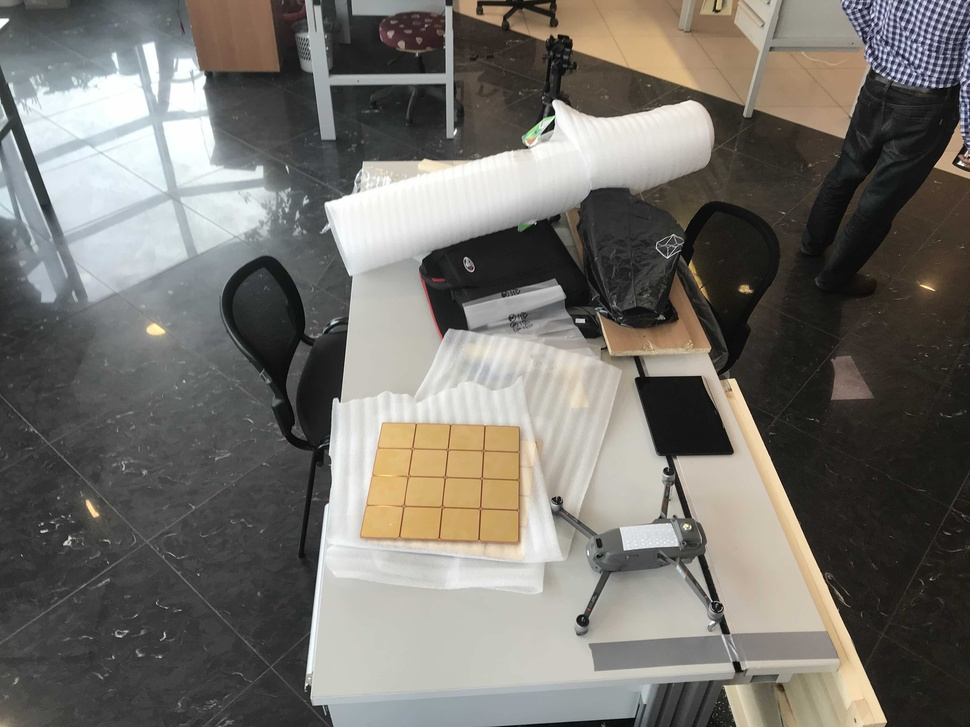
#> input picture video_streaming/images/im1.jpg, 970 x 727 px, shrunk from 2560 x 1920 before the run
$ python template2.py
#> lines starting #> are read from the running program, lines starting #| are printed output that depends on the picture; after the words box and inside, x2 and y2 are one past the last pixel; in counts of white or black regions, pixels touching at a corner belong together
import cv2
import numpy as np
from matplotlib import pyplot as plt

img_rgb = cv2.imread('images/im1.jpg')
#> img_rgb is the input picture: shape (727, 970, 3); mean B, G, R 107.7, 113.6, 116.5
# img_gray = cv2.cvtColor(img_rgb, cv2.COLOR_BGR2GRAY)
template = cv2.imread('tmp2.png', 1)
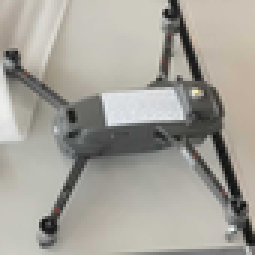
#> input picture video_streaming/tmp2.png, 85 x 85 px, shrunk from 224 x 224 before the run (shown 3 times larger)
#> template is the input picture: shape (85, 85, 3); mean B, G, R 153.8, 161.5, 164.3

height, width = template.shape[0], template.shape[1]
#> height = 85; width = 85

res = cv2.matchTemplate(img_rgb, template, cv2.TM_SQDIFF)
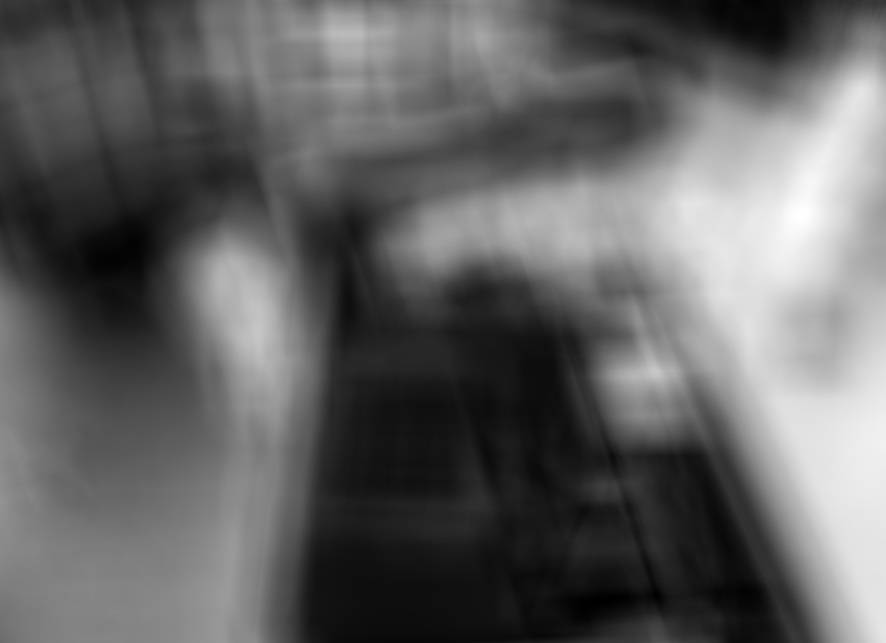
#> res: shape (643, 886) float32; min 48684600, max 450772640, mean 203885488; drawn with min black and max white
plt.imshow(res, cmap='gray')

min_val, max_val, min_loc, max_loc = cv2.minMaxLoc(res)
#> min_val = 48684600; max_val = 450772640; min_loc = (600, 599); max_loc = (802, 213)

top_left = min_loc  #Change to max_loc for all except for TM_SQDIFF
#> top_left = (600, 599)
bottom_right = (top_left[0] + width, top_left[1] + height)
#> bottom_right = (685, 684)
cv2.rectangle(img_rgb, top_left, bottom_right, (255, 0, 0), 2)
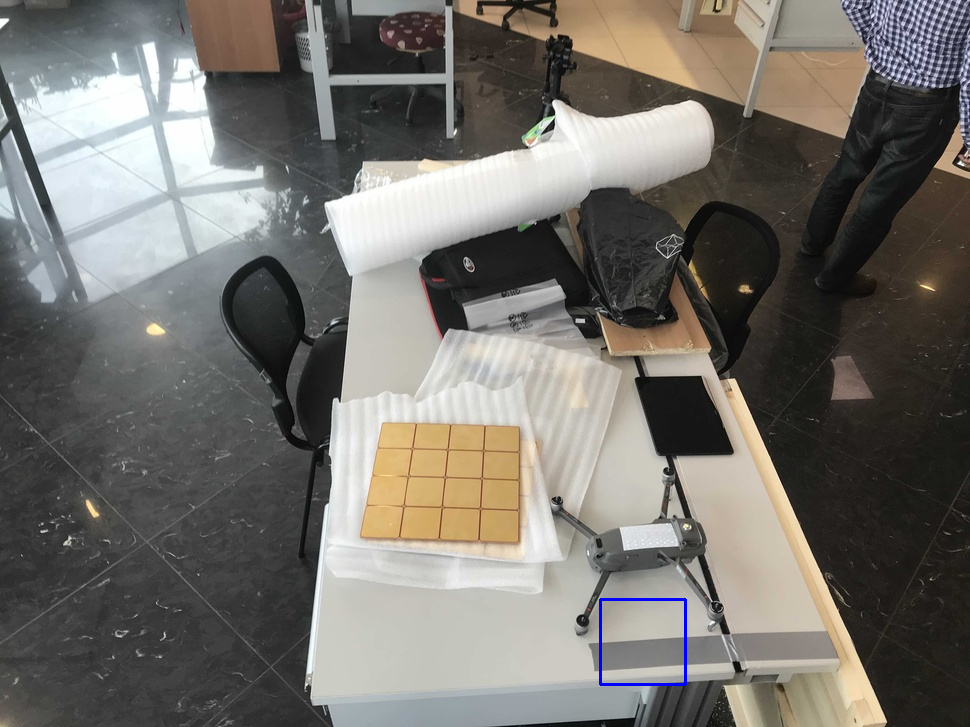
#> img_rgb: shape (727, 970, 3); 0.14% of pixels changed, all inside (x1, y1, x2, y2) = (599, 598, 687, 686)
cv2.namedWindow( "image", cv2.WINDOW_FREERATIO )
cv2.imshow("image", img_rgb)
cv2.waitKey()
cv2.destroyAllWindows()
